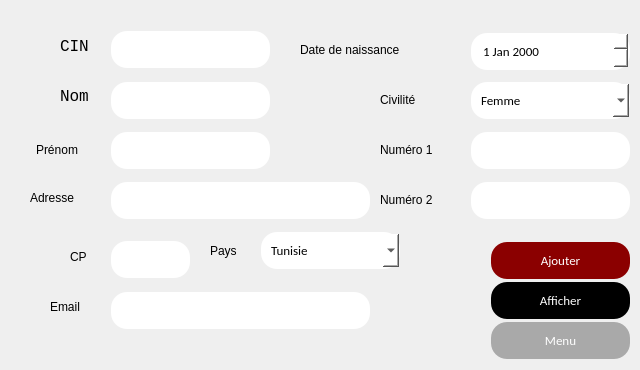
      <widget class="QWidget" name="page_33">
       <widget class="QLabel" name="label_145">
        <property name="geometry">
         <rect>
          <x>60</x>
          <y>40</y>
          <width>47</width>
          <height>13</height>
         </rect>
        </property>
        <property name="font">
         <font>
          <family>Courier New</family>
          <pointsize>12</pointsize>
          <weight>50</weight>
          <bold>false</bold>
         </font>
        </property>
        <property name="text">
         <string>CIN</string>
        </property>
       </widget>
       <widget class="QLabel" name="label_146">
        <property name="geometry">
         <rect>
          <x>60</x>
          <y>90</y>
          <width>47</width>
          <height>13</height>
         </rect>
        </property>
        <property name="font">
         <font>
          <family>Courier New</family>
          <pointsize>12</pointsize>
         </font>
        </property>
        <property name="text">
         <string>Nom</string>
        </property>
       </widget>
       <widget class="QLabel" name="label_147">
        <property name="geometry">
         <rect>
          <x>36</x>
          <y>140</y>
          <width>71</width>
          <height>20</height>
         </rect>
        </property>
        <property name="text">
         <string>Prénom</string>
        </property>
       </widget>
       <widget class="QLineEdit" name="lineEdit_104">
        <property name="geometry">
         <rect>
          <x>110</x>
          <y>29</y>
          <width>161</width>
          <height>41</height>
         </rect>
        </property>
        <property name="styleSheet">
         <string notr="true">background-color: white	;
  border: none;
  color: black;
  padding: 10px;
  text-align: center;
  text-decoration: none;
font-family:calibri;
  display: inline-block;
  font-size: 13px;
  margin: 2px 1px;
  border-radius : 16px;</string>
        </property>
       </widget>
       <widget class="QLineEdit" name="lineEdit_105">
        <property name="geometry">
         <rect>
          <x>110</x>
          <y>80</y>
          <width>161</width>
          <height>41</height>
         </rect>
        </property>
        <property name="styleSheet">
         <string notr="true">background-color: white	;
  border: none;
  color: black;
  padding: 10px;
  text-align: center;
  text-decoration: none;
font-family:calibri;
  display: inline-block;
  font-size: 13px;
  margin: 2px 1px;
  border-radius : 16px;</string>
        </property>
       </widget>
       <widget class="QLineEdit" name="lineEdit_106">
        <property name="geometry">
         <rect>
          <x>110</x>
          <y>130</y>
          <width>161</width>
          <height>41</height>
         </rect>
        </property>
        <property name="styleSheet">
         <string notr="true">background-color: white	;
  border: none;
  color: black;
  padding: 10px;
  text-align: center;
  text-decoration: none;
font-family:calibri;
  display: inline-block;
  font-size: 13px;
  margin: 2px 1px;
  border-radius : 16px;</string>
        </property>
       </widget>
       <widget class="QPushButton" name="pushButton_77">
        <property name="geometry">
         <rect>
          <x>490</x>
          <y>240</y>
          <width>141</width>
          <height>41</height>
         </rect>
        </property>
        <property name="styleSheet">
         <string notr="true">background-color: #8B0000	;
  border: none;
  color: white;
  padding: 10px;
  text-align: center;
  text-decoration: none;
font-family:calibri;
  display: inline-block;
  font-size: 13px;
  margin: 2px 1px;
  border-radius : 16px;</string>
        </property>
        <property name="text">
         <string>Ajouter</string>
        </property>
       </widget>
       <widget class="QPushButton" name="pushButton_78">
        <property name="geometry">
         <rect>
          <x>490</x>
          <y>280</y>
          <width>141</width>
          <height>41</height>
         </rect>
        </property>
        <property name="styleSheet">
         <string notr="true">background-color: black	;
  border: none;
  color: white;
  padding: 10px;
  text-align: center;
  text-decoration: none;
font-family:calibri;
  display: inline-block;
  font-size: 13px;
  margin: 2px 1px;
  border-radius : 16px;</string>
        </property>
        <property name="text">
         <string>Afficher</string>
        </property>
       </widget>
       <widget class="QLabel" name="label_148">
        <property name="geometry">
         <rect>
          <x>30</x>
          <y>190</y>
          <width>81</width>
          <height>16</height>
         </rect>
        </property>
        <property name="text">
         <string>Adresse</string>
        </property>
       </widget>
       <widget class="QLabel" name="label_149">
        <property name="geometry">
         <rect>
          <x>70</x>
          <y>250</y>
          <width>47</width>
          <height>13</height>
         </rect>
        </property>
        <property name="text">
         <string>CP</string>
        </property>
       </widget>
       <widget class="QComboBox" name="comboBox_23">
        <property name="geometry">
         <rect>
          <x>260</x>
          <y>230</y>
          <width>141</width>
          <height>41</height>
         </rect>
        </property>
        <property name="styleSheet">
         <string notr="true">background-color: white	;
  border: none;
  color: black;
  padding: 10px;
  text-align: center;
  text-decoration: none;
font-family:calibri;
  display: inline-block;
  font-size: 13px;
  margin: 2px 1px;
  border-radius : 16px;</string>
        </property>
        <item>
         <property name="text">
          <string>Tunisie</string>
         </property>
        </item>
        <item>
         <property name="text">
          <string>France</string>
         </property>
        </item>
        <item>
         <property name="text">
          <string>Algérie</string>
         </property>
        </item>
        <item>
         <property name="text">
          <string>Italie</string>
         </property>
        </item>
        <item>
         <property name="text">
          <string>Russie</string>
         </property>
        </item>
        <item>
         <property name="text">
          <string>US</string>
         </property>
        </item>
        <item>
         <property name="text">
          <string>USA</string>
         </property>
        </item>
        <item>
         <property name="text">
          <string>Espagne</string>
         </property>
        </item>
        <item>
         <property name="text">
          <string>Allemagne</string>
         </property>
        </item>
        <item>
         <property name="text">
          <string>Autre..</string>
         </property>
        </item>
       </widget>
       <widget class="QLabel" name="label_150">
        <property name="geometry">
         <rect>
          <x>210</x>
          <y>240</y>
          <width>47</width>
          <height>21</height>
         </rect>
        </property>
        <property name="text">
         <string>Pays</string>
        </property>
       </widget>
       <widget class="QLineEdit" name="lineEdit_107">
        <property name="geometry">
         <rect>
          <x>110</x>
          <y>180</y>
          <width>261</width>
          <height>41</height>
         </rect>
        </property>
        <property name="styleSheet">
         <string notr="true">background-color: white	;
  border: none;
  color: black;
  padding: 10px;
  text-align: center;
  text-decoration: none;
font-family:calibri;
  display: inline-block;
  font-size: 13px;
  margin: 2px 1px;
  border-radius : 16px;</string>
        </property>
       </widget>
       <widget class="QLineEdit" name="lineEdit_108">
        <property name="geometry">
         <rect>
          <x>110</x>
          <y>239</y>
          <width>81</width>
          <height>41</height>
         </rect>
        </property>
        <property name="styleSheet">
         <string notr="true">background-color: white	;
  border: none;
  color: black;
  padding: 10px;
  text-align: center;
  text-decoration: none;
font-family:calibri;
  display: inline-block;
  font-size: 13px;
  margin: 2px 1px;
  border-radius : 16px;</string>
        </property>
       </widget>
       <widget class="QLabel" name="label_151">
        <property name="geometry">
         <rect>
          <x>50</x>
          <y>300</y>
          <width>47</width>
          <height>13</height>
         </rect>
        </property>
        <property name="text">
         <string>Email</string>
        </property>
       </widget>
       <widget class="QLineEdit" name="lineEdit_109">
        <property name="geometry">
         <rect>
          <x>110</x>
          <y>290</y>
          <width>261</width>
          <height>41</height>
         </rect>
        </property>
        <property name="styleSheet">
         <string notr="true">background-color: white	;
  border: none;
  color: black;
  padding: 10px;
  text-align: center;
  text-decoration: none;
font-family:calibri;
  display: inline-block;
  font-size: 13px;
  margin: 2px 1px;
  border-radius : 16px;</string>
        </property>
       </widget>
       <widget class="QLabel" name="label_152">
        <property name="geometry">
         <rect>
          <x>380</x>
          <y>90</y>
          <width>81</width>
          <height>20</height>
         </rect>
        </property>
        <property name="text">
         <string>Civilité</string>
        </property>
       </widget>
       <widget class="QComboBox" name="comboBox_24">
        <property name="geometry">
         <rect>
          <x>470</x>
          <y>80</y>
          <width>161</width>
          <height>41</height>
         </rect>
        </property>
        <property name="styleSheet">
         <string notr="true">background-color: white	;
  border: none;
  color: black;
  padding: 10px;
  text-align: center;
  text-decoration: none;
font-family:calibri;
  display: inline-block;
  font-size: 13px;
  margin: 2px 1px;
  border-radius : 16px;</string>
        </property>
        <item>
         <property name="text">
          <string>Femme</string>
         </property>
        </item>
        <item>
         <property name="text">
          <string>Homme</string>
         </property>
        </item>
       </widget>
       <widget class="QLabel" name="label_153">
        <property name="geometry">
         <rect>
          <x>380</x>
          <y>140</y>
          <width>81</width>
          <height>20</height>
         </rect>
        </property>
        <property name="text">
         <string>Numéro 1</string>
        </property>
       </widget>
       <widget class="QLineEdit" name="lineEdit_110">
        <property name="geometry">
         <rect>
          <x>470</x>
          <y>130</y>
          <width>161</width>
          <height>41</height>
         </rect>
        </property>
        <property name="styleSheet">
         <string notr="true">background-color: white	;
  border: none;
  color: black;
  padding: 10px;
  text-align: center;
  text-decoration: none;
font-family:calibri;
  display: inline-block;
  font-size: 13px;
  margin: 2px 1px;
  border-radius : 16px;</string>
        </property>
       </widget>
       <widget class="QLabel" name="label_154">
        <property name="geometry">
         <rect>
          <x>380</x>
          <y>190</y>
          <width>91</width>
          <height>20</height>
         </rect>
        </property>
        <property name="text">
         <string>Numéro 2</string>
        </property>
       </widget>
       <widget class="QLineEdit" name="lineEdit_111">
        <property name="geometry">
         <rect>
          <x>470</x>
          <y>180</y>
          <width>161</width>
          <height>41</height>
         </rect>
        </property>
        <property name="styleSheet">
         <string notr="true">background-color: white	;
  border: none;
  color: black;
  padding: 10px;
  text-align: center;
  text-decoration: none;
font-family:calibri;
  display: inline-block;
  font-size: 13px;
  margin: 2px 1px;
  border-radius : 16px;</string>
        </property>
       </widget>
       <widget class="QDateEdit" name="dateEdit_7">
        <property name="geometry">
         <rect>
          <x>470</x>
          <y>31</y>
          <width>161</width>
          <height>41</height>
         </rect>
        </property>
        <property name="styleSheet">
         <string notr="true">background-color: white	;
  border: none;
  color: black;
  padding: 10px;
  text-align: center;
  text-decoration: none;
font-family:calibri;
  display: inline-block;
  font-size: 13px;
  margin: 2px 1px;
  border-radius : 16px;</string>
        </property>
       </widget>
       <widget class="QLabel" name="label_155">
        <property name="geometry">
         <rect>
          <x>300</x>
          <y>40</y>
          <width>171</width>
          <height>20</height>
         </rect>
        </property>
        <property name="text">
         <string>Date de naissance</string>
        </property>
       </widget>
       <widget class="QPushButton" name="pushButton_79">
        <property name="geometry">
         <rect>
          <x>490</x>
          <y>320</y>
          <width>141</width>
          <height>41</height>
         </rect>
        </property>
        <property name="styleSheet">
         <string notr="true">background-color: #A9A9A9		;
  border: none;
  color: white;
  padding: 10px;
  text-align: center;
  text-decoration: none;
font-family:calibri;
  display: inline-block;
  font-size: 13px;
  margin: 2px 1px;
  border-radius : 16px;</string>
        </property>
        <property name="text">
         <string>Menu</string>
        </property>
       </widget>
      </widget>
